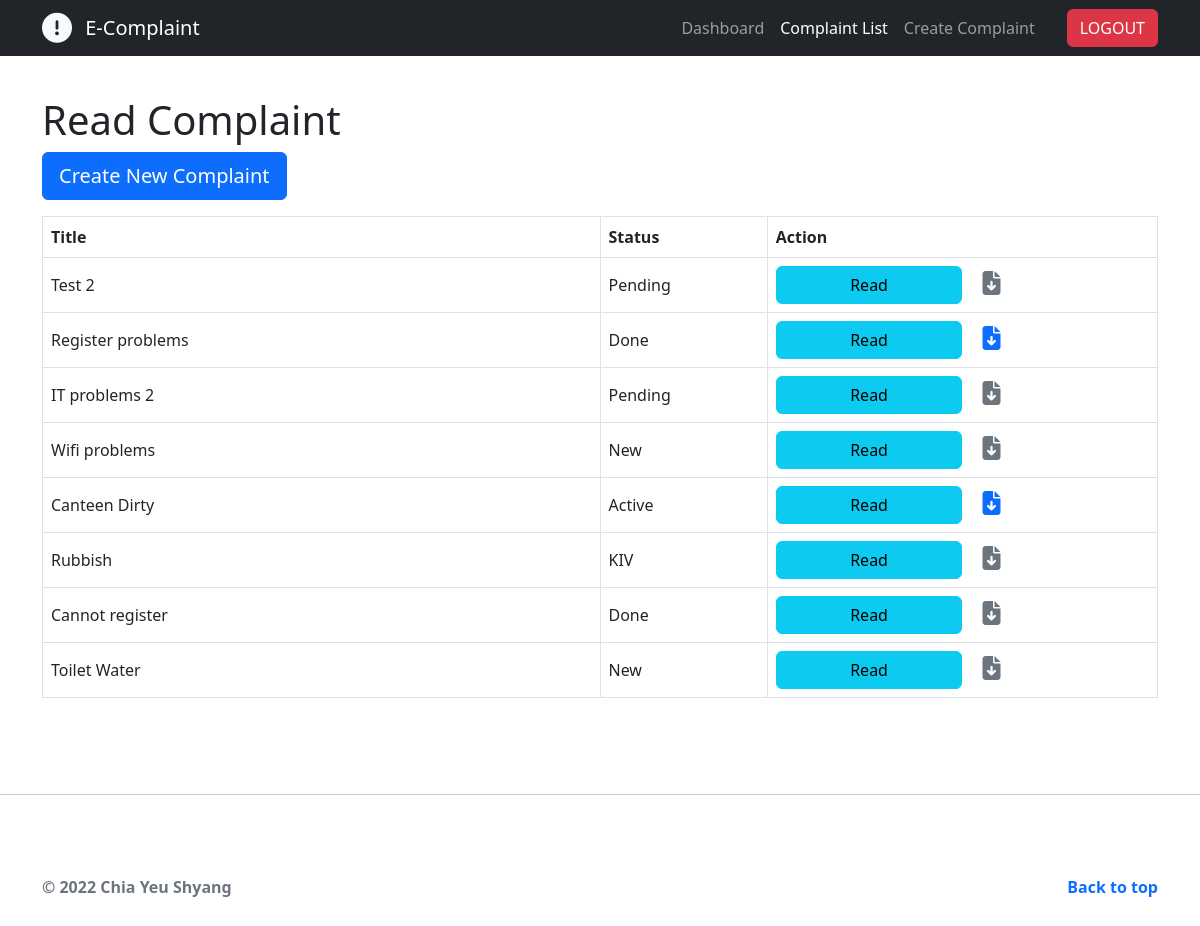
The page /user_complaints_list.php (signed in) on the database its author committed.
### tables this page shows
CREATE TABLE IF NOT EXISTS `complaint` (
  `complaintID` int(11) NOT NULL AUTO_INCREMENT,
  `userID` int(11) NOT NULL,
  `title` varchar(255) NOT NULL,
  `description` text NOT NULL,
  `complaint_date` timestamp NOT NULL,
  `modify_date` timestamp NOT NULL DEFAULT CURRENT_TIMESTAMP,
  `status` varchar(255) NOT NULL,
  `remark` varchar(255) DEFAULT NULL,
  `categories` varchar(255) NOT NULL,
  PRIMARY KEY (`complaintID`),
  KEY `complaint_ibfk_1` (`userID`)
);

### user_complaints_list.php (the view, shortened to what this page needs)
<!DOCTYPE HTML>
<html>
<head>
    <link rel="stylesheet" href="css/styles.css" />
    <link href="https://cdn.jsdelivr.net/npm/bootstrap@5.2.2/dist/css/bootstrap.min.css" rel="stylesheet">
</head>
<body>
    <?php
    include "user_navbar.php";
    ?>
    <main class="mt-5">
        <div class="container">
            <div class="page-header">
                <h1>Read Complaint</h1>
            </div>
            <?php
            $userID = $_SESSION['userID'];
            include 'config/database.php';
            $query = "SELECT complaintID, title, status FROM complaint WHERE userID=:userID ORDER BY complaint_date DESC";
            $stmt = $con->prepare($query);
            $stmt->bindParam(':userID', $userID);
            $stmt->execute();
            $num = $stmt->rowCount();
            echo "<a class='btn btn-lg btn-primary rounded text-center mb-3' href='user_complaints_create.php' role='button'>Create New Complaint</a>";
            echo "<div class='table-responsive'>";
            if ($num > 0) {
                echo "<table class='table table-hover table-bordered align-middle'>";
                echo "<tr>";
                echo "<th>Title</th>";
                echo "<th>Status</th>";
                echo "<th>Action</th>";
                while ($row = $stmt->fetch(PDO::FETCH_ASSOC)) {
                    extract($row);
                    echo "<tr>";
                    echo "<td>{$title}</td>";
                    echo "<td style='width: 15%'>{$status}</td>";
                    echo "<td style='width: 35%'>";
                    echo "<div>";
                    echo "<a href='user_complaints_read.php?id={$complaintID}' class='btn btn-info col-6 col-lg m-auto me-lg-1'>Read</a>";
                    $query_check = "SELECT file_name FROM complaint INNER JOIN files ON complaint.complaintID=files.complaintID WHERE files.complaintID = ?";
                    $stmt_check  = $con->prepare($query_check);
                    $stmt_check ->bindParam(1, $complaintID);
                    $stmt_check ->execute();
                    $num_check = $stmt_check->rowCount();
                    if ($num_check > 0) {
                    echo "<a class='col-6 col-lg m-auto ms-3 me-lg-1' href='download.php?id={$complaintID}' role='butto'><i class='fa-solid fa-file-arrow-down fa-xl'></i></a>";
                    } else {
                        echo "<i class='fa-solid fa-file-arrow-down fa-xl ms-3 text-muted'></i>";
                    }
                    echo "</div>";
                    echo "</td>";
                    echo "</tr>";
                }
                echo "</table>";
            } else {
                echo "<div class='alert alert-danger'>No records found.</div>";
            }
            echo "</div>";
            ?>
        </div>
        <hr class="featurette-divider">
    </main>
    <footer class="container">
        <p class="float-end"><a class="text-decoration-none fw-bold" href="#">Back to top</a></p>
        <p class="text-muted fw-bold">&copy; 2022 Chia Yeu Shyang</p>
    </footer>
</body>
</html>

### css/styles.css (style rules this page uses)
body { padding-top: 3rem; padding-bottom: 3rem; color: #5a5a5a; }
.featurette-divider { margin: 5rem 0; }

### rows shown on the page
complaint: title "Test 2", status "Pending"
complaint: title "Register problems", status "Done"
complaint: title "IT problems 2", status "Pending"
complaint: title "Wifi problems", status "New"
complaint: title "Canteen Dirty", status "Active"
complaint: title "Rubbish", status "KIV"
complaint: title "Cannot register", status "Done"
complaint: title "Toilet Water", status "New"
